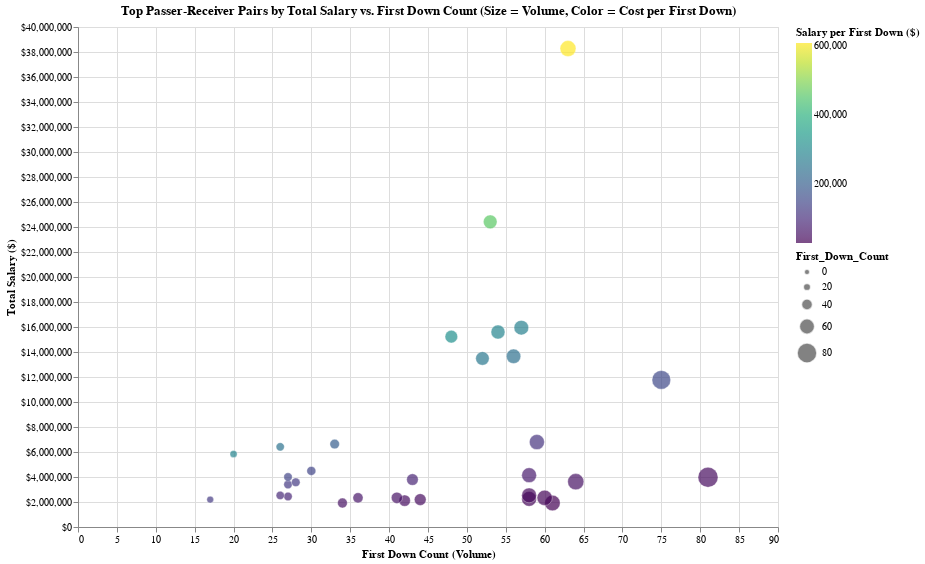

The code cell stored with this chart in its notebook:
### Code cell
df_plot = pair_salary_df.copy()
df_plot['salary_per_first_down_num'] = df_plot['salary_per_first_down'].replace('[\$,]', '', regex=True).astype(float)
df_plot['total_salary'] = df_plot['total_salary'].replace('[\$,]', '', regex=True).astype(float)

# Base chart
base = alt.Chart(df_plot).encode(
    x=alt.X('First_Down_Count:Q', title='First Down Count (Volume)'),
    y=alt.Y('total_salary:Q', title='Total Salary ($)', 
            axis=alt.Axis(format='$,.0f')),
    size=alt.Size('First_Down_Count:Q', scale=alt.Scale(type='pow', exponent=2, range=[30, 400])),
    color=alt.Color('salary_per_first_down_num:Q', scale=alt.Scale(scheme='viridis'),
                    title='Salary per First Down ($)'),
    tooltip=[
        alt.Tooltip('posteam:N', title='Team'),
        alt.Tooltip('passer_player_name:N', title='Quarterback'),
        alt.Tooltip('receiver_player_name:N', title='Receiver'),
        alt.Tooltip('First_Down_Count:Q', title='First Down Count'),
        alt.Tooltip('total_salary:Q', format='$,.0f', title='Total Salary'),
        alt.Tooltip('salary_per_first_down_num:Q', format='$,.0f', title='Salary per First Down')
    ]
)

# Scatter plot
points = base.mark_circle(opacity=0.7, stroke='white', strokeWidth=0.5)

# Combine
chart = (points).properties(
    width=700,
    height=500,
    title='Top Passer-Receiver Pairs by Total Salary vs. First Down Count\n(Size = Volume, Color = Cost per First Down)'
)

chart.show()

### Figure 1 — Vega-Lite specification as saved in the notebook (floating-point values rounded to 4 significant figures)
{"config": {"view": {"continuousWidth": 300, "continuousHeight": 300}}, "data": {"name": "data-96a9ee439f3c1057500f1cd7c2f2fade"}, "mark": {"type": "circle", "opacity": 0.7, "stroke": "white", "strokeWidth": 0.5}, "encoding": {"color": {"field": "salary_per_first_down_num", "scale": {"scheme": "viridis"}, "title": "Salary per First Down ($)", "type": "quantitative"}, "size": {"field": "First_Down_Count", "scale": {"exponent": 2, "range": [30, 400], "type": "pow"}, "type": "quantitative"}, "tooltip": [{"field": "posteam", "title": "Team", "type": "nominal"}, {"field": "passer_player_name", "title": "Quarterback", "type": "nominal"}, {"field": "receiver_player_name", "title": "Receiver", "type": "nominal"}, {"field": "First_Down_Count", "title": "First Down Count", "type": "quantitative"}, {"field": "total_salary", "format": "$,.0f", "title": "Total Salary", "type": "quantitative"}, {"field": "salary_per_first_down_num", "format": "$,.0f", "title": "Salary per First Down", "type": "quantitative"}], "x": {"field": "First_Down_Count", "title": "First Down Count (Volume)", "type": "quantitative"}, "y": {"axis": {"format": "$,.0f"}, "field": "total_salary", "title": "Total Salary ($)", "type": "quantitative"}}, "height": 500, "title": "Top Passer-Receiver Pairs by Total Salary vs. First Down Count\n(Size = Volume, Color = Cost per First Down)", "width": 700, "$schema": "https://vega.github.io/schema/vega-lite/v5.20.1.json", "datasets": {"data-96a9ee439f3c1057500f1cd7c2f2fade": [{"posteam": "DEN", "passer_player_name": "Bo Nix", "passer_player_id": "00-0039732", "receiver_player_name": "Courtland Sutton", "receiver_player_id": "00-0034348", "First_Down_Count": 61, "passer_salary": "$795,000.00", "player_id_x": "00-0039732", "receiver_salary": "$1,125,000.00", "player_id_y": "00-0034348", "total_salary": 1920000.0, "salary_per_first_down": "$31,475.41", "salary_per_first_down_num": 31480.0, "label": "DEN: Bo Nix & Courtland Sutton"}, {"posteam": "PHI", "passer_player_name": "Jalen Hurts", "passer_player_id": "00-0036389", "receiver_player_name": "A.J. Brown", "receiver_player_id": "00-0035676", "First_Down_Count": 58, "passer_salary": "$1,125,000.00", "player_id_x": "00-0036389", "receiver_salary": "$1,125,000.00", "player_id_y": "00-0035676", "total_salary": 2250000.0, "salary_per_first_down": "$38,793.10", "salary_per_first_down_num": 38790.0, "label": "PHI: Jalen Hurts & A.J. Brown"}, {"posteam": "TB", "passer_player_name": "Baker Mayfield", "passer_player_id": "00-0034855", "receiver_player_name": "Mike Evans", "receiver_player_id": "00-0031408", "First_Down_Count": 60, "passer_salary": "$1,125,000.00", "player_id_x": "00-0034855", "receiver_salary": "$1,210,000.00", "player_id_y": "00-0031408", "total_salary": 2335000.0, "salary_per_first_down": "$38,916.67", "salary_per_first_down_num": 38920.0, "label": "TB: Baker Mayfield & Mike Evans"}, {"posteam": "HOU", "passer_player_name": "C.J. Stroud", "passer_player_id": "00-0039163", "receiver_player_name": "Nico Collins", "receiver_player_id": "00-0036554", "First_Down_Count": 58, "passer_salary": "$915,000.00", "player_id_x": "00-0039163", "receiver_salary": "$1,616,000.00", "player_id_y": "00-0036554", "total_salary": 2531000.0, "salary_per_first_down": "$43,637.93", "salary_per_first_down_num": 43640.0, "label": "HOU: C.J. Stroud & Nico Collins"}, {"posteam": "DET", "passer_player_name": "Jared Goff", "passer_player_id": "00-0033106", "receiver_player_name": "Amon-Ra St. Brown", "receiver_player_id": "00-0036963", "First_Down_Count": 81, "passer_salary": "$2,611,832.00", "player_id_x": "00-0033106", "receiver_salary": "$1,366,000.00", "player_id_y": "00-0036963", "total_salary": 3978000.0, "salary_per_first_down": "$49,109.04", "salary_per_first_down_num": 49110.0, "label": "DET: Jared Goff & Amon-Ra St. Brown"}, {"posteam": "SF", "passer_player_name": "Brock Purdy", "passer_player_id": "00-0037834", "receiver_player_name": "George Kittle", "receiver_player_id": "00-0033288", "First_Down_Count": 44, "passer_salary": "$985,000.00", "player_id_x": "00-0037834", "receiver_salary": "$1,210,000.00", "player_id_y": "00-0033288", "total_salary": 2195000.0, "salary_per_first_down": "$49,886.36", "salary_per_first_down_num": 49890.0, "label": "SF: Brock Purdy & George Kittle"}, {"posteam": "BUF", "passer_player_name": "Josh Allen", "passer_player_id": "00-0034857", "receiver_player_name": "Khalil Shakir", "receiver_player_id": "00-0037261", "First_Down_Count": 42, "passer_salary": "$1,125,000.00", "player_id_x": "00-0034857", "receiver_salary": "$985,000.00", "player_id_y": "00-0037261", "total_salary": 2110000.0, "salary_per_first_down": "$50,238.10", "salary_per_first_down_num": 50240.0, "label": "BUF: Josh Allen & Khalil Shakir"}, {"posteam": "NYG", "passer_player_name": "Daniel Jones", "passer_player_id": "00-0035710", "receiver_player_name": "Malik Nabers", "receiver_player_id": "00-0039337", "First_Down_Count": 34, "passer_salary": "$1,125,000.00", "player_id_x": "00-0035710", "receiver_salary": "$795,000.00", "player_id_y": "00-0039337", "total_salary": 1920000.0, "salary_per_first_down": "$56,470.59", "salary_per_first_down_num": 56470.0, "label": "NYG: Daniel Jones & Malik Nabers"}, {"posteam": "MIN", "passer_player_name": "Sam Darnold", "passer_player_id": "00-0034869", "receiver_player_name": "Justin Jefferson", "receiver_player_id": "00-0036322", "First_Down_Count": 64, "passer_salary": "$2,500,000.00", "player_id_x": "00-0034869", "receiver_salary": "$1,125,000.00", "player_id_y": "00-0036322", "total_salary": 3625000.0, "salary_per_first_down": "$56,640.62", "salary_per_first_down_num": 56640.0, "label": "MIN: Sam Darnold & Justin Jefferson"}, {"posteam": "MIA", "passer_player_name": "Tua Tagovailoa", "passer_player_id": "00-0036212", "receiver_player_name": "Tyreek Hill", "receiver_player_id": "00-0033040", "First_Down_Count": 41, "passer_salary": "$1,125,000.00", "player_id_x": "00-0036212", "receiver_salary": "$1,210,000.00", "player_id_y": "00-0033040", "total_salary": 2335000.0, "salary_per_first_down": "$56,951.22", "salary_per_first_down_num": 56950.0, "label": "MIA: Tua Tagovailoa & Tyreek Hill"}, {"posteam": "CLE", "passer_player_name": "Jameis Winston", "passer_player_id": "00-0031503", "receiver_player_name": "Jerry Jeudy", "receiver_player_id": "00-0036407", "First_Down_Count": 36, "passer_salary": "$1,210,000.00", "player_id_x": "00-0031503", "receiver_salary": "$1,125,000.00", "player_id_y": "00-0036407", "total_salary": 2335000.0, "salary_per_first_down": "$64,861.11", "salary_per_first_down_num": 64860.0, "label": "CLE: Jameis Winston & Jerry Jeudy"}, {"posteam": "NYJ", "passer_player_name": "Aaron Rodgers", "passer_player_id": "00-0023459", "receiver_player_name": "Garrett Wilson", "receiver_player_id": "00-0037740", "First_Down_Count": 58, "passer_salary": "$3,161,112.00", "player_id_x": "00-0023459", "receiver_salary": "$985,000.00", "player_id_y": "00-0037740", "total_salary": 4146000.0, "salary_per_first_down": "$71,484.69", "salary_per_first_down_num": 71480.0, "label": "NYJ: Aaron Rodgers & Garrett Wilson"}, {"posteam": "CHI", "passer_player_name": "Caleb Williams", "passer_player_id": "00-0039918", "receiver_player_name": "DJ Moore", "receiver_player_id": "00-0034827", "First_Down_Count": 43, "passer_salary": "$795,000.00", "player_id_x": "00-0039918", "receiver_salary": "$3,000,000.00", "player_id_y": "00-0034827", "total_salary": 3795000.0, "salary_per_first_down": "$88,255.81", "salary_per_first_down_num": 88260.0, "label": "CHI: Caleb Williams & DJ Moore"}, {"posteam": "NE", "passer_player_name": "Drake Maye", "passer_player_id": "00-0039851", "receiver_player_name": "Hunter Henry", "receiver_player_id": "00-0033090", "First_Down_Count": 27, "passer_salary": "$795,000.00", "player_id_x": "00-0039851", "receiver_salary": "$1,650,000.00", "player_id_y": "00-0033090", "total_salary": 2445000.0, "salary_per_first_down": "$90,555.56", "salary_per_first_down_num": 90560.0, "label": "NE: Drake Maye & Hunter Henry"}, {"posteam": "PIT", "passer_player_name": "Russell Wilson", "passer_player_id": "00-0029263", "receiver_player_name": "George Pickens", "receiver_player_id": "00-0037247", "First_Down_Count": 26, "passer_salary": "$1,210,000.00", "player_id_x": "00-0029263", "receiver_salary": "$1,318,836.00", "player_id_y": "00-0037247", "total_salary": 2529000.0, "salary_per_first_down": "$97,262.92", "salary_per_first_down_num": 97260.0, "label": "PIT: Russell Wilson & George Pickens"}, {"posteam": "LAC", "passer_player_name": "Justin Herbert", "passer_player_id": "00-0036355", "receiver_player_name": "Ladd McConkey", "receiver_player_id": "00-0039915", "First_Down_Count": 59, "passer_salary": "$6,000,000.00", "player_id_x": "00-0036355", "receiver_salary": "$795,000.00", "player_id_y": "00-0039915", "total_salary": 6795000.0, "salary_per_first_down": "$115,169.49", "salary_per_first_down_num": 115200.0, "label": "LAC: Justin Herbert & Ladd McConkey"}, {"posteam": "DAL", "passer_player_name": "Cooper Rush", "passer_player_id": "00-0033662", "receiver_player_name": "CeeDee Lamb", "receiver_player_id": "00-0036358", "First_Down_Count": 27, "passer_salary": "$2,250,000.00", "player_id_x": "00-0033662", "receiver_salary": "$1,150,000.00", "player_id_y": "00-0036358", "total_salary": 3400000.0, "salary_per_first_down": "$125,925.93", "salary_per_first_down_num": 125900.0, "label": "DAL: Cooper Rush & CeeDee Lamb"}, {"posteam": "JAX", "passer_player_name": "Mac Jones", "passer_player_id": "00-0036972", "receiver_player_name": "Brian Thomas Jr.", "receiver_player_id": "00-0039893", "First_Down_Count": 28, "passer_salary": "$2,785,410.00", "player_id_x": "00-0036972", "receiver_salary": "$795,000.00", "player_id_y": "00-0039893", "total_salary": 3580000.0, "salary_per_first_down": "$127,871.79", "salary_per_first_down_num": 127900.0, "label": "JAX: Mac Jones & Brian Thomas Jr."}, {"posteam": "NO", "passer_player_name": "Derek Carr", "passer_player_id": "00-0031280", "receiver_player_name": "Chris Olave", "receiver_player_id": "00-0037239", "First_Down_Count": 17, "passer_salary": "$1,210,000.00", "player_id_x": "00-0031280", "receiver_salary": "$985,000.00", "player_id_y": "00-0037239", "total_salary": 2195000.0, "salary_per_first_down": "$129,117.65", "salary_per_first_down_num": 129100.0, "label": "NO: Derek Carr & Chris Olave"}, {"posteam": "IND", "passer_player_name": "Joe Flacco", "passer_player_id": "00-0026158", "receiver_player_name": "Josh Downs", "receiver_player_id": "00-0038997", "First_Down_Count": 27, "passer_salary": "$3,000,000.00", "player_id_x": "00-0026158", "receiver_salary": "$1,000,930.00", "player_id_y": "00-0038997", "total_salary": 4001000.0, "salary_per_first_down": "$148,182.59", "salary_per_first_down_num": 148200.0, "label": "IND: Joe Flacco & Josh Downs"}, {"posteam": "GB", "passer_player_name": "Jordan Love", "passer_player_id": "00-0036264", "receiver_player_name": "Romeo Doubs", "receiver_player_id": "00-0037816", "First_Down_Count": 30, "passer_salary": "$3,500,000.00", "player_id_x": "00-0036264", "receiver_salary": "$985,000.00", "player_id_y": "00-0037816", "total_salary": 4485000.0, "salary_per_first_down": "$149,500.00", "salary_per_first_down_num": 149500.0, "label": "GB: Jordan Love & Romeo Doubs"}, {"posteam": "CIN", "passer_player_name": "Joe Burrow", "passer_player_id": "00-0036442", "receiver_player_name": "Ja'Marr Chase", "receiver_player_id": "00-0036900", "First_Down_Count": 75, "passer_salary": "$10,714,982.00", "player_id_x": "00-0036442", "receiver_salary": "$1,055,000.00", "player_id_y": "00-0036900", "total_salary": 11770000.0, "salary_per_first_down": "$156,933.09", "salary_per_first_down_num": 156900.0, "label": "CIN: Joe Burrow & Ja'Marr Chase"}, {"posteam": "LV", "passer_player_name": "Gardner Minshew", "passer_player_id": "00-0035289", "receiver_player_name": "Brock Bowers", "receiver_player_id": "00-0039338", "First_Down_Count": 33, "passer_salary": "$5,840,000.00", "player_id_x": "00-0035289", "receiver_salary": "$795,000.00", "player_id_y": "00-0039338", "total_salary": 6635000.0, "salary_per_first_down": "$201,060.61", "salary_per_first_down_num": 201100.0, "label": "LV: Gardner Minshew & Brock Bowers"}, {"posteam": "SEA", "passer_player_name": "Geno Smith", "passer_player_id": "00-0030565", "receiver_player_name": "Jaxon Smith-Njigba", "receiver_player_id": "00-0038543", "First_Down_Count": 56, "passer_salary": "$12,700,000.00", "player_id_x": "00-0030565", "receiver_salary": "$955,332.00", "player_id_y": "00-0038543", "total_salary": 13660000.0, "salary_per_first_down": "$243,845.21", "salary_per_first_down_num": 243800.0, "label": "SEA: Geno Smith & Jaxon Smith-Njigba"}, {"posteam": "CAR", "passer_player_name": "Bryce Young", "passer_player_id": "00-0039150", "receiver_player_name": "Adam Thielen", "receiver_player_id": "00-0030035", "First_Down_Count": 26, "passer_salary": "$915,000.00", "player_id_x": "00-0039150", "receiver_salary": "$5,500,000.00", "player_id_y": "00-0030035", "total_salary": 6415000.0, "salary_per_first_down": "$246,730.77", "salary_per_first_down_num": 246700.0, "label": "CAR: Bryce Young & Adam Thielen"}, {"posteam": "ATL", "passer_player_name": "Kirk Cousins", "passer_player_id": "00-0029604", "receiver_player_name": "Drake London", "receiver_player_id": "00-0037238", "First_Down_Count": 52, "passer_salary": "$12,500,000.00", "player_id_x": "00-0029604", "receiver_salary": "$985,000.00", "player_id_y": "00-0037238", "total_salary": 13480000.0, "salary_per_first_down": "$259,326.92", "salary_per_first_down_num": 259300.0, "label": "ATL: Kirk Cousins & Drake London"}, {"posteam": "WAS", "passer_player_name": "Jayden Daniels", "passer_player_id": "00-0039910", "receiver_player_name": "Terry McLaurin", "receiver_player_id": "00-0035659", "First_Down_Count": 57, "passer_salary": "$795,000.00", "player_id_x": "00-0039910", "receiver_salary": "$15,150,000.00", "player_id_y": "00-0035659", "total_salary": 15940000.0, "salary_per_first_down": "$279,736.84", "salary_per_first_down_num": 279700.0, "label": "WAS: Jayden Daniels & Terry McLaurin"}, {"posteam": "KC", "passer_player_name": "Patrick Mahomes", "passer_player_id": "00-0033873", "receiver_player_name": "Travis Kelce", "receiver_player_id": "00-0030506", "First_Down_Count": 54, "passer_salary": "$9,850,000.00", "player_id_x": "00-0033873", "receiver_salary": "$5,750,000.00", "player_id_y": "00-0030506", "total_salary": 15600000.0, "salary_per_first_down": "$288,888.89", "salary_per_first_down_num": 288900.0, "label": "KC: Patrick Mahomes & Travis Kelce"}, {"posteam": "TEN", "passer_player_name": "Mason Rudolph", "passer_player_id": "00-0034771", "receiver_player_name": "Calvin Ridley", "receiver_player_id": "00-0034837", "First_Down_Count": 20, "passer_salary": "$1,350,000.00", "player_id_x": "00-0034771", "receiver_salary": "$4,490,000.00", "player_id_y": "00-0034837", "total_salary": 5840000.0, "salary_per_first_down": "$292,000.00", "salary_per_first_down_num": 292000.0, "label": "TEN: Mason Rudolph & Calvin Ridley"}, {"posteam": "BAL", "passer_player_name": "Lamar Jackson", "passer_player_id": "00-0034796", "receiver_player_name": "Zay Flowers", "receiver_player_id": "00-0039064", "First_Down_Count": 48, "passer_salary": "$14,250,000.00", "player_id_x": "00-0034796", "receiver_salary": "$978,020.00", "player_id_y": "00-0039064", "total_salary": 15230000.0, "salary_per_first_down": "$317,250.42", "salary_per_first_down_num": 317300.0, "label": "BAL: Lamar Jackson & Zay Flowers"}, {"posteam": "LA", "passer_player_name": "Matthew Stafford", "passer_player_id": "00-0026498", "receiver_player_name": "Puka Nacua", "receiver_player_id": "00-0039075", "First_Down_Count": 53, "passer_salary": "$23,500,000.00", "player_id_x": "00-0026498", "receiver_salary": "$915,000.00", "player_id_y": "00-0039075", "total_salary": 24420000.0, "salary_per_first_down": "$460,660.38", "salary_per_first_down_num": 460700.0, "label": "LA: Matthew Stafford & Puka Nacua"}, {"posteam": "ARI", "passer_player_name": "Kyler Murray", "passer_player_id": "00-0035228", "receiver_player_name": "Trey McBride", "receiver_player_id": "00-0037744", "First_Down_Count": 63, "passer_salary": "$37,000,000.00", "player_id_x": "00-0035228", "receiver_salary": "$1,277,696.00", "player_id_y": "00-0037744", "total_salary": 38280000.0, "salary_per_first_down": "$607,582.48", "salary_per_first_down_num": 607600.0, "label": "ARI: Kyler Murray & Trey McBride"}]}}
